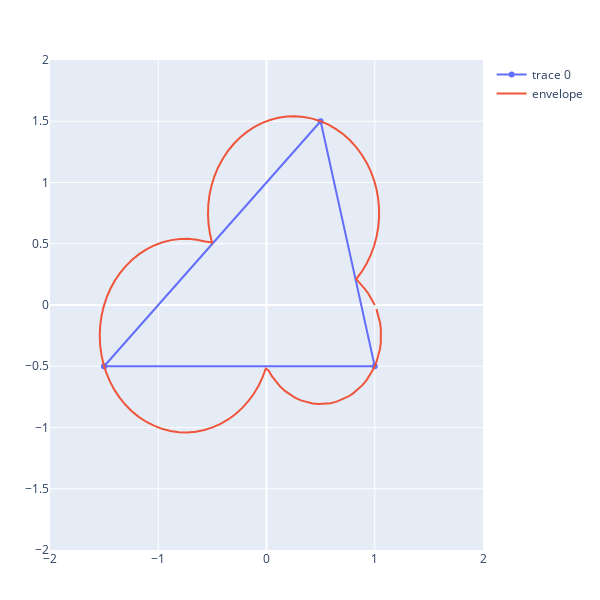

Notebook source saved alongside this figure:
### Code cell
pt = plotgeometry(t)
pe = plotenvelope(t)

plot([pt,pe], layout)
